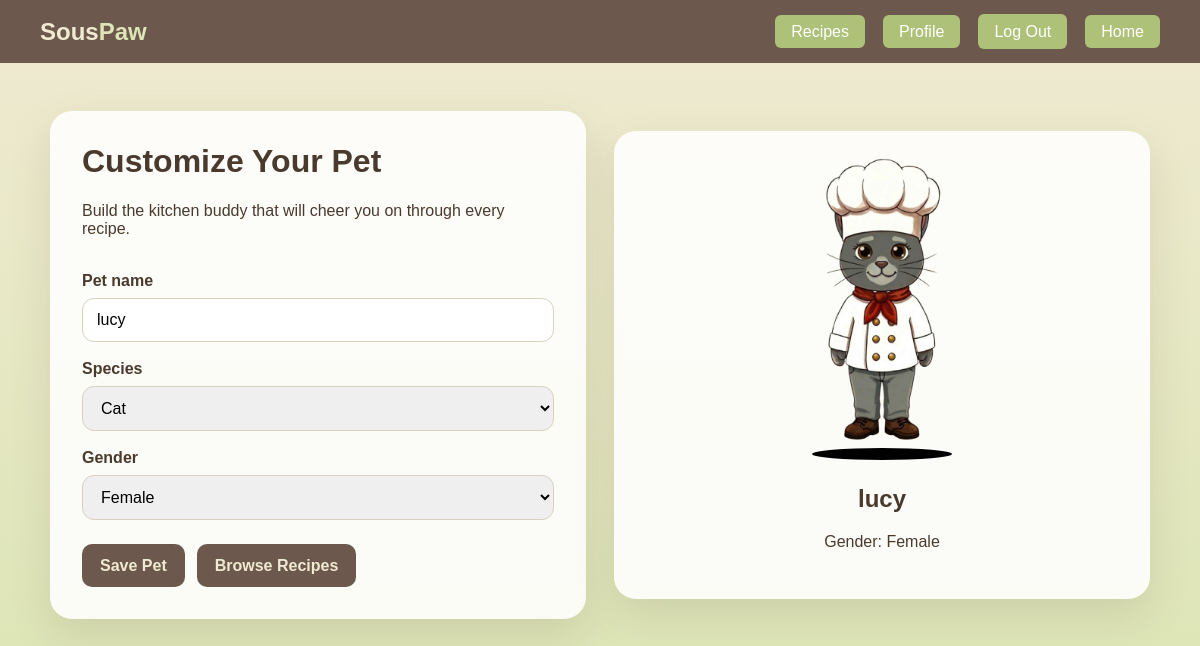
Screenshot of /pet/ (signed in) with the database file from the repository.
### recipes/models.py (models this page shows, shortened)
class PetProfile(models.Model):
    SPECIES_DOG = "dog"
    SPECIES_CAT = "cat"
    SPECIES_CHOICES = [
        (SPECIES_DOG, "Dog"),
        (SPECIES_CAT, "Cat"),
    ]
    GENDER_MALE = "Male"
    GENDER_FEMALE = "Female"
    GENDER_CHOICES = [
        (GENDER_MALE, "Male"),
        (GENDER_FEMALE, "Female"),
    ]
    user = models.OneToOneField(User, on_delete=models.CASCADE, related_name="pet_profile")
    name = models.CharField(max_length=50, default="Lucky")
    species = models.CharField(max_length=10, choices=SPECIES_CHOICES, default=SPECIES_DOG)
    gender = models.CharField(max_length=10, choices=GENDER_CHOICES, default=GENDER_MALE)

### recipes/views.py (the view, shortened to what this page needs)
# urls.py: path("pet/", views.pet_customizer, name="pet_customizer"),
@login_required
def pet_customizer(request):
    pet_profile, _ = PetProfile.objects.get_or_create(user=request.user)
    error_message = None
    success_message = None
    return render(
        request,
        "main.html",
        {
            "pet_profile": pet_profile,
            "species_choices": PetProfile.SPECIES_CHOICES,
            "gender_choices": PetProfile.GENDER_CHOICES,
            "error_message": error_message,
            "success_message": success_message,
        },
    )

### recipes/templates/main.html (shortened to what this page needs)
{% load static %}
<!DOCTYPE html>
<html lang="en">
<head>
  <link rel="stylesheet" href="{% static 'recipes/main.css' %}">
</head>
<body>
  <nav class="navbar">
    <a href="{% url 'home' %}" class="navbar-brand">Sous<span>Paw</span></a>
    <ul class="navbar-links">
      <li><a href="{% url 'search' %}" class="navbar-cta">Recipes</a></li>
      <li><a href="{% url 'profile' %}" class="navbar-cta">Profile</a></li>
      <li>
        <form method="post" action="{% url 'logout' %}" class="nav-form">
          <button type="submit" class="nav-button navbar-cta">Log Out</button>
        </form>
      </li>
      <li><a href="{% url 'home' %}" class="navbar-cta">Home</a></li>
    </ul>
  </nav>
  <div class="container">
    <div class="customizer">
      <h1>Customize Your Pet</h1>
      <p>Build the kitchen buddy that will cheer you on through every recipe.</p>
      <form method="post" class="pet-form">
        <label for="nameInput">Pet name</label>
        <input
          type="text"
          id="nameInput"
          name="name"
          maxlength="50"
          placeholder="Enter pet name..."
          value="{{ pet_profile.name }}"
          oninput="updateName()"
        >
        <label for="speciesInput">Species</label>
        <select id="speciesInput" name="species" onchange="updateAvatar()">
          {% for value, label in species_choices %}
          <option value="{{ value }}" {% if pet_profile.species == value %}selected{% endif %}>{{ label }}</option>
          {% endfor %}
        </select>
        <label for="genderInput">Gender</label>
        <select id="genderInput" name="gender" onchange="updateGenderLabel()">
          {% for value, label in gender_choices %}
          <option value="{{ value }}" {% if pet_profile.gender == value %}selected{% endif %}>{{ label }}</option>
          {% endfor %}
        </select>
        <div class="button-row">
          <button type="submit" class="primary-btn">Save Pet</button>
          <button
            type="button"
            class="primary-btn"
            onclick="window.location.href='{% url 'search' %}'"
          >
            Browse Recipes
          </button>
        </div>
      </form>
    </div>
    <div class="pet-card">
      <div class="animation-container">
        <div class="animated-pet">🐾</div>
        <div class="shadow"></div>
      </div>
      <div class="pet-info">
        <h2 id="displayName">{{ pet_profile.name }}</h2>
        <p id="displayGender">Gender: {{ pet_profile.gender }}</p>
      </div>
    </div>
  </div>
</body>
</html>

### recipes/static/recipes/main.css (style rules this page uses)
body { font-family: Arial, sans-serif; background: linear-gradient(180deg, #f0ead2 0%, #dde5b6 100%); color: #4a3a2e; margin: 0; }
.navbar { background-color: #6c584c; padding: 14px 40px; display: flex; align-items: center; justify-content: space-between; }
.navbar-brand { font-size: 1.5rem; font-weight: bold; color: #f0ead2; text-decoration: none; }
.navbar-brand span { color: #dde5b6; }
.navbar-links { list-style: none; display: flex; align-items: center; gap: 18px; margin: 0; padding: 0; }
.navbar-links a { color: #f0ead2; text-decoration: none; }
.navbar-cta { background-color: #ADC178; color: white !important; padding: 8px 16px; border-radius: 6px; transition: background-color 0.2s; }
.nav-form { margin: 0; display: flex; }
.nav-button { background-color: #ADC178; color: white; padding: 8px 16px; border-radius: 6px; border: none; cursor: pointer; font: inherit; line-height: 1.2; appearance: none; -webkit-appearance: none; transition: background-color 0.2s; }
.container { max-width: 1100px; margin: 0 auto; padding: 48px 20px; display: grid; grid-template-columns: repeat(auto-fit, minmax(320px, 1fr)); gap: 28px; align-items: center; }
.customizer, .pet-card { background: rgba(255, 255, 255, 0.88); border-radius: 22px; padding: 32px; box-shadow: 0 16px 40px rgba(108, 88, 76, 0.15); }
.customizer h1 { margin-top: 0; }
.customizer label { display: block; margin: 18px 0 8px; font-weight: bold; }
.customizer input, .customizer select { width: 100%; padding: 12px 14px; border: 1px solid #d8d1bf; border-radius: 12px; box-sizing: border-box; font-size: 1rem; }
.pet-form { display: flex; flex-direction: column; }
.primary-btn { display: inline-flex; align-items: center; justify-content: center; margin-top: 24px; background: #6c584c; color: #f0ead2; font-family: inherit; font-size: 1rem; line-height: 1.2; padding: 12px 18px; border-radius: 10px; text-decoration: none; font-weight: bold; border: 0; cursor: pointer; appearance: none; -webkit-appearance: none; }
.button-row { display: flex; flex-wrap: wrap; gap: 12px; }
.pet-card { text-align: center; }
.animation-container { padding-top: 10px; }
.animated-pet { width: 250px; height: 250px; display: flex; align-items: center; justify-content: center; margin: 0 auto; font-size: 120px; animation: bounce 1.5s infinite ease-in-out; }
.shadow { width: 140px; height: 12px; background: rgba(0, 0, 0, 1); border-radius: 50%; margin: 25px auto; animation: shadow-shrink 1.5s infinite ease-in-out; }

### rows the page displays
PetProfile: name "lucy", species "Cat", gender "Female"
